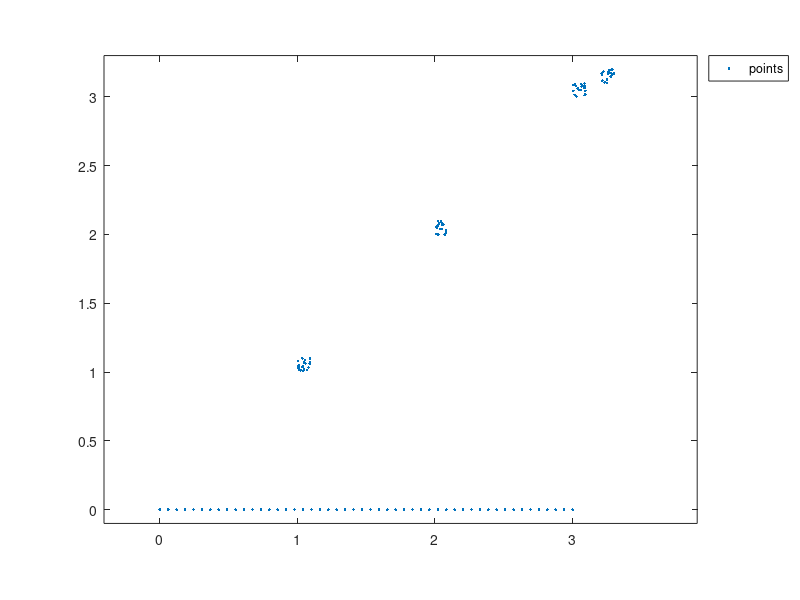

Source code (MATLAB): (Note: this script raises an error after producing the figure.)
%% |findclump.m|: Locate clumps of points in space
% Author: Kelly Kearney
%
% This repository includes the code for the |findclump.m| Matlab function,
% along with all dependent functions required to run it. 
%
% This function finds groups, or "clumps",  of data points, defined as
% points that are all within a certain distance of each other and not
% within that distance to any other points in the dataset.
%
%% Getting started
%
% *Prerequisites*
%
% This function requires Matlab R14 or later.
%
% *Downloading and installation*
%
% This code can be downloaded from <https://github.com/kakearney/findclump-pkg/ Github>
% or the
% <http://www.mathworks.com/matlabcentral/fileexchange/xxxx-example
% MatlabCentral File Exchange>.  The File Exchange entry is updated daily
% from the GitHub repository.   
%
% *Matlab Search Path*
%
% The following folders need to be added to your Matlab Search path (via
% |addpath|, |pathtool|, etc.):
%
%   findclump-pkg/InterPointDistanceMatrix
%   findclump-pkg/findclump

%% Syntax
%
%  [xc, ix] = findclump(x, tol, metric)
%
% Input variables:
%
% * |x|: n x m array of data points, where each row represents one m-dimensional point
% * |tol|: tolerance distance
%
% See |help finclump| for full description of input and output variables.

%% Examples
%
% Let's assume we have some points clustered around certain locations,
% along with a line of points.

xcent = [1 2 3 3.2];
ycent = [1 2 3 3.1];
xpt = bsxfun(@plus, rand(20,4)*0.1, xcent); 
ypt = bsxfun(@plus, rand(20,4)*0.1, ycent); 
xline = linspace(0,3,50)';
yline = zeros(50,1);

xall = [xpt(:); xline];
yall = [ypt(:); yline];

plot(xall, yall, '.');
set(gca, 'ylim', [-0.1 3.3]);
axis equal;
legend('points', 'location', 'bestoutside');


%%
% There are 2 "clumps" in this data, which can be isolated via

[xy, ix] = findclump([xall yall], 0.2);

hold on
plot(xy(:,1), xy(:,2), 'gx');
legend('points', 'clumps + singles', 'location', 'bestoutside');

%%
% Note that the points in the line at the bottom don't count as a clump;
% though each one is within the tolerance distance from its nearest
% neighbors, those neighbors cannot be cleanly separated from the rest of
% the points without exceeding the tolerance distance.  Likewise, the
% points nearest each other in the two clusters in the upper right are
% within the tolerance distance, eliminating points in both clusters from
% being considered a "clump" by this function's definition.
%
% By default, non-clumped points are returned as part of the output list of
% points.  Alternatively, you can remove these and only return the centers
% of the clumped points:

[xy2, ix] = findclump([xall yall], 0.2, 'keepsingle', false);
plot(xy2(:,1), xy2(:,2), 'r+');
legend('points', 'clumps + singles', 'clumps only', 'location', 'bestoutside');


%% Contributions
%
% Community contributions to this package are welcome!
% 
% To report bugs, please submit
% <https://github.com/kakearney/findclump-pkg/issues an issue> on GitHub and
% include:  
% 
% * your operating system
% * your version of Matlab and all relevant toolboxes (type |ver| at the Matlab command line to get this info)  
% * code/data to reproduce the error or buggy behavior, and the full text of any error messages received 
% 
% Please also feel free to submit enhancement requests, or to send pull
% requests (via GitHub) for bug fixes or new features. 
% 
% I do monitor the MatlabCentral FileExchange entry for any issues raised
% in the comments, but would prefer to track issues on GitHub. 
% 

